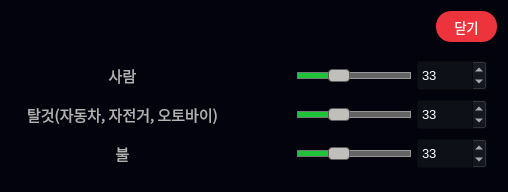
<?xml version="1.0" encoding="UTF-8"?>
<ui version="4.0">
 <class>object_setting</class>
 <widget class="QWidget" name="object_setting">
  <property name="windowModality">
   <enum>Qt::WindowModality::ApplicationModal</enum>
  </property>
  <property name="geometry">
   <rect>
    <x>0</x>
    <y>0</y>
    <width>508</width>
    <height>192</height>
   </rect>
  </property>
  <property name="sizePolicy">
   <sizepolicy hsizetype="Fixed" vsizetype="Fixed">
    <horstretch>0</horstretch>
    <verstretch>0</verstretch>
   </sizepolicy>
  </property>
  <property name="maximumSize">
   <size>
    <width>1260</width>
    <height>16777215</height>
   </size>
  </property>
  <property name="contextMenuPolicy">
   <enum>Qt::ContextMenuPolicy::NoContextMenu</enum>
  </property>
  <property name="windowTitle">
   <string notr="true">object_setting</string>
  </property>
  <property name="styleSheet">
   <string notr="true">background-color: rgb(3, 3, 13);</string>
  </property>
  <layout class="QHBoxLayout" name="horizontalLayout_5">
   <item>
    <layout class="QVBoxLayout" name="verticalLayout_2">
     <item>
      <layout class="QHBoxLayout" name="horizontalLayout_9">
       <item>
        <widget class="QLabel" name="top_logo">
         <property name="sizePolicy">
          <sizepolicy hsizetype="Fixed" vsizetype="Fixed">
           <horstretch>0</horstretch>
           <verstretch>0</verstretch>
          </sizepolicy>
         </property>
         <property name="minimumSize">
          <size>
           <width>202</width>
           <height>32</height>
          </size>
         </property>
         <property name="maximumSize">
          <size>
           <width>202</width>
           <height>32</height>
          </size>
         </property>
         <property name="font">
          <font>
           <family>Sans</family>
          </font>
         </property>
         <property name="text">
          <string/>
         </property>
         <property name="pixmap">
          <pixmap resource="../resourece.qrc">:/ui/ui/images/logo.png</pixmap>
         </property>
         <property name="scaledContents">
          <bool>true</bool>
         </property>
        </widget>
       </item>
       <item>
        <layout class="QHBoxLayout" name="horizontalLayout_6">
         <item>
          <spacer name="horizontalSpacer_3">
           <property name="orientation">
            <enum>Qt::Orientation::Horizontal</enum>
           </property>
           <property name="sizeHint" stdset="0">
            <size>
             <width>40</width>
             <height>20</height>
            </size>
           </property>
          </spacer>
         </item>
         <item>
          <widget class="QPushButton" name="shutdown_bnt">
           <property name="minimumSize">
            <size>
             <width>61</width>
             <height>31</height>
            </size>
           </property>
           <property name="maximumSize">
            <size>
             <width>61</width>
             <height>31</height>
            </size>
           </property>
           <property name="font">
            <font>
             <family>NanumSquareRound</family>
             <pointsize>10</pointsize>
             <bold>false</bold>
            </font>
           </property>
           <property name="cursor">
            <cursorShape>PointingHandCursor</cursorShape>
           </property>
           <property name="contextMenuPolicy">
            <enum>Qt::ContextMenuPolicy::NoContextMenu</enum>
           </property>
           <property name="styleSheet">
            <string notr="true">background-color: rgb(237, 51, 59);
color: rgb(255, 255, 255);
border-radius: 15px;
</string>
           </property>
           <property name="text">
            <string>닫기</string>
           </property>
          </widget>
         </item>
        </layout>
       </item>
      </layout>
     </item>
     <item>
      <widget class="QWidget" name="widget" native="true">
       <layout class="QHBoxLayout" name="horizontalLayout_4">
        <item>
         <layout class="QVBoxLayout" name="verticalLayout">
          <item>
           <layout class="QHBoxLayout" name="horizontalLayout">
            <item>
             <widget class="QLabel" name="person_label">
              <property name="minimumSize">
               <size>
                <width>203</width>
                <height>28</height>
               </size>
              </property>
              <property name="maximumSize">
               <size>
                <width>203</width>
                <height>28</height>
               </size>
              </property>
              <property name="font">
               <font>
                <family>Sans</family>
                <pointsize>11</pointsize>
               </font>
              </property>
              <property name="styleSheet">
               <string notr="true">color: rgb(179,179,179);
background-color: rgba(255, 255, 255, 0);</string>
              </property>
              <property name="text">
               <string>사람</string>
              </property>
              <property name="alignment">
               <set>Qt::AlignmentFlag::AlignCenter</set>
              </property>
             </widget>
            </item>
            <item>
             <widget class="QPushButton" name="person_active_bnt">
              <property name="minimumSize">
               <size>
                <width>61</width>
                <height>25</height>
               </size>
              </property>
              <property name="maximumSize">
               <size>
                <width>61</width>
                <height>25</height>
               </size>
              </property>
              <property name="styleSheet">
               <string notr="true">QPushButton {
    background-color: transparent;
    border: none;
    padding: 0px; /* 패딩도 0으로 설정 */
    outline: none;
}

/* hover, pressed 상태에도 아무 효과 없음 */
QPushButton:hover {
    background-color: transparent;
    border: none;
}

QPushButton:pressed {
    background-color: transparent;
    border: none;
}</string>
              </property>
              <property name="text">
               <string/>
              </property>
              <property name="icon">
               <iconset resource="../resourece.qrc">
                <normaloff>:/ui/ui/images/icon-switch-off.png</normaloff>
                <normalon>:/ui/ui/images/icon-switch-on.png</normalon>:/ui/ui/images/icon-switch-off.png</iconset>
              </property>
              <property name="iconSize">
               <size>
                <width>55</width>
                <height>103</height>
               </size>
              </property>
              <property name="checkable">
               <bool>true</bool>
              </property>
             </widget>
            </item>
            <item>
             <widget class="QSlider" name="person_conf_slider">
              <property name="sizePolicy">
               <sizepolicy hsizetype="Fixed" vsizetype="Expanding">
                <horstretch>0</horstretch>
                <verstretch>0</verstretch>
               </sizepolicy>
              </property>
              <property name="minimumSize">
               <size>
                <width>114</width>
                <height>31</height>
               </size>
              </property>
              <property name="maximumSize">
               <size>
                <width>16777215</width>
                <height>31</height>
               </size>
              </property>
              <property name="font">
               <font>
                <pointsize>11</pointsize>
               </font>
              </property>
              <property name="styleSheet">
               <string notr="true">QSlider::handle:horizontal {
    background-color: rgb(192, 191, 188);
    border: 1px solid #5c5c5c; /* 핸들의 테두리 */
    width: 20px; /* 핸들의 너비 */
    height: 5px; /* 핸들의 너비 */
     margin: -4px 0px; /* 핸들의 위, 아래 여백 */
    border-radius: 4px; /* 핸들의 모서리 둥글게 */
}

QSlider::groove:horizontal {
    border: 1px solid #999999;
    height: 5px; /* 슬라이더의 트랙 높이 */
    background: rgb(100, 100, 100); /* 슬라이더 트랙의 기본 색상 */
    border-radius: 4px;
    margin: 0px; /* 트랙의 여백을 없앰 */
}

QSlider::sub-page:horizontal {
    background: rgb(30, 195, 55); /* 게이지 색상 */
    border: 1px solid #777;
    height: 5px; /* 트랙과 동일한 높이로 설정 */
    border-radius: 4px;
    margin: 0px; /* 게이지 여백을 없앰 */
}
</string>
              </property>
              <property name="minimum">
               <number>0</number>
              </property>
              <property name="maximum">
               <number>100</number>
              </property>
              <property name="singleStep">
               <number>2</number>
              </property>
              <property name="value">
               <number>33</number>
              </property>
              <property name="tracking">
               <bool>false</bool>
              </property>
              <property name="orientation">
               <enum>Qt::Orientation::Horizontal</enum>
              </property>
             </widget>
            </item>
            <item>
             <widget class="QSpinBox" name="person_conf_value">
              <property name="sizePolicy">
               <sizepolicy hsizetype="Fixed" vsizetype="Fixed">
                <horstretch>0</horstretch>
                <verstretch>0</verstretch>
               </sizepolicy>
              </property>
              <property name="minimumSize">
               <size>
                <width>70</width>
                <height>31</height>
               </size>
              </property>
              <property name="maximumSize">
               <size>
                <width>16777215</width>
                <height>31</height>
               </size>
              </property>
              <property name="font">
               <font>
                <pointsize>10</pointsize>
               </font>
              </property>
              <property name="styleSheet">
               <string notr="true">
    QSpinBox {
        subcontrol-origin: padding;
        subcontrol-position: top right;
        background: rgb(13, 16, 23);
        color: rgb(255, 255, 255);

    }</string>
              </property>
              <property name="minimum">
               <number>1</number>
              </property>
              <property name="maximum">
               <number>100</number>
              </property>
              <property name="value">
               <number>33</number>
              </property>
             </widget>
            </item>
           </layout>
          </item>
          <item>
           <layout class="QHBoxLayout" name="horizontalLayout_2">
            <item>
             <widget class="QLabel" name="car_label">
              <property name="minimumSize">
               <size>
                <width>203</width>
                <height>28</height>
               </size>
              </property>
              <property name="maximumSize">
               <size>
                <width>203</width>
                <height>28</height>
               </size>
              </property>
              <property name="font">
               <font>
                <family>Sans</family>
                <pointsize>11</pointsize>
               </font>
              </property>
              <property name="styleSheet">
               <string notr="true">color: rgb(179,179,179);
background-color: rgba(255, 255, 255, 0);</string>
              </property>
              <property name="text">
               <string>탈것(자동차, 자전거, 오토바이)</string>
              </property>
              <property name="alignment">
               <set>Qt::AlignmentFlag::AlignCenter</set>
              </property>
             </widget>
            </item>
            <item>
             <widget class="QPushButton" name="car_active_bnt">
              <property name="minimumSize">
               <size>
                <width>61</width>
                <height>25</height>
               </size>
              </property>
              <property name="maximumSize">
               <size>
                <width>61</width>
                <height>25</height>
               </size>
              </property>
              <property name="contextMenuPolicy">
               <enum>Qt::ContextMenuPolicy::NoContextMenu</enum>
              </property>
              <property name="styleSheet">
               <string notr="true">QPushButton {
    background-color: transparent;
    border: none;
    padding: 0px; /* 패딩도 0으로 설정 */
    outline: none;
}

/* hover, pressed 상태에도 아무 효과 없음 */
QPushButton:hover {
    background-color: transparent;
    border: none;
}

QPushButton:pressed {
    background-color: transparent;
    border: none;
}</string>
              </property>
              <property name="text">
               <string/>
              </property>
              <property name="icon">
               <iconset resource="../resourece.qrc">
                <normaloff>:/ui/ui/images/icon-switch-off.png</normaloff>
                <normalon>:/ui/ui/images/icon-switch-on.png</normalon>:/ui/ui/images/icon-switch-off.png</iconset>
              </property>
              <property name="iconSize">
               <size>
                <width>55</width>
                <height>103</height>
               </size>
              </property>
              <property name="checkable">
               <bool>true</bool>
              </property>
             </widget>
            </item>
            <item>
             <widget class="QSlider" name="car_conf_slider">
              <property name="sizePolicy">
               <sizepolicy hsizetype="Fixed" vsizetype="Expanding">
                <horstretch>0</horstretch>
                <verstretch>0</verstretch>
               </sizepolicy>
              </property>
              <property name="minimumSize">
               <size>
                <width>114</width>
                <height>31</height>
               </size>
              </property>
              <property name="maximumSize">
               <size>
                <width>16777215</width>
                <height>31</height>
               </size>
              </property>
              <property name="font">
               <font>
                <pointsize>11</pointsize>
               </font>
              </property>
              <property name="styleSheet">
               <string notr="true">QSlider::handle:horizontal {
    background-color: rgb(192, 191, 188);
    border: 1px solid #5c5c5c; /* 핸들의 테두리 */
    width: 20px; /* 핸들의 너비 */
    height: 5px; /* 핸들의 너비 */
     margin: -4px 0px; /* 핸들의 위, 아래 여백 */
    border-radius: 4px; /* 핸들의 모서리 둥글게 */
}

QSlider::groove:horizontal {
    border: 1px solid #999999;
    height: 5px; /* 슬라이더의 트랙 높이 */
    background: rgb(100, 100, 100); /* 슬라이더 트랙의 기본 색상 */
    border-radius: 4px;
    margin: 0px; /* 트랙의 여백을 없앰 */
}

QSlider::sub-page:horizontal {
    background: rgb(30, 195, 55); /* 게이지 색상 */
    border: 1px solid #777;
    height: 5px; /* 트랙과 동일한 높이로 설정 */
    border-radius: 4px;
    margin: 0px; /* 게이지 여백을 없앰 */
}
</string>
              </property>
              <property name="minimum">
               <number>0</number>
              </property>
              <property name="maximum">
               <number>100</number>
              </property>
              <property name="singleStep">
               <number>2</number>
              </property>
              <property name="value">
               <number>33</number>
              </property>
              <property name="tracking">
               <bool>false</bool>
              </property>
              <property name="orientation">
               <enum>Qt::Orientation::Horizontal</enum>
              </property>
             </widget>
            </item>
            <item>
             <widget class="QSpinBox" name="car_conf_value">
              <property name="sizePolicy">
               <sizepolicy hsizetype="Fixed" vsizetype="Fixed">
                <horstretch>0</horstretch>
                <verstretch>0</verstretch>
               </sizepolicy>
              </property>
              <property name="minimumSize">
               <size>
                <width>70</width>
                <height>31</height>
               </size>
              </property>
              <property name="maximumSize">
               <size>
                <width>16777215</width>
                <height>31</height>
               </size>
              </property>
              <property name="font">
               <font>
                <pointsize>10</pointsize>
               </font>
              </property>
              <property name="styleSheet">
               <string notr="true">
    QSpinBox {
        subcontrol-origin: padding;
        subcontrol-position: top right;
        background: rgb(13, 16, 23);
        color: rgb(255, 255, 255);

    }</string>
              </property>
              <property name="minimum">
               <number>1</number>
              </property>
              <property name="maximum">
               <number>100</number>
              </property>
              <property name="value">
               <number>33</number>
              </property>
             </widget>
            </item>
           </layout>
          </item>
          <item>
           <layout class="QHBoxLayout" name="horizontalLayout_3">
            <item>
             <widget class="QLabel" name="fire_label">
              <property name="minimumSize">
               <size>
                <width>203</width>
                <height>28</height>
               </size>
              </property>
              <property name="maximumSize">
               <size>
                <width>203</width>
                <height>28</height>
               </size>
              </property>
              <property name="font">
               <font>
                <family>Sans</family>
                <pointsize>11</pointsize>
               </font>
              </property>
              <property name="styleSheet">
               <string notr="true">color: rgb(179,179,179);
background-color: rgba(255, 255, 255, 0);</string>
              </property>
              <property name="text">
               <string>불</string>
              </property>
              <property name="alignment">
               <set>Qt::AlignmentFlag::AlignCenter</set>
              </property>
             </widget>
            </item>
            <item>
             <widget class="QPushButton" name="fire_active_bnt">
              <property name="minimumSize">
               <size>
                <width>61</width>
                <height>25</height>
               </size>
              </property>
              <property name="maximumSize">
               <size>
                <width>61</width>
                <height>25</height>
               </size>
              </property>
              <property name="styleSheet">
               <string notr="true">QPushButton {
    background-color: transparent;
    border: none;
    padding: 0px; /* 패딩도 0으로 설정 */
    outline: none;
}

/* hover, pressed 상태에도 아무 효과 없음 */
QPushButton:hover {
    background-color: transparent;
    border: none;
}

QPushButton:pressed {
    background-color: transparent;
    border: none;
}</string>
              </property>
              <property name="text">
               <string/>
              </property>
              <property name="icon">
               <iconset resource="../resourece.qrc">
                <normaloff>:/ui/ui/images/icon-switch-off.png</normaloff>
                <normalon>:/ui/ui/images/icon-switch-on.png</normalon>:/ui/ui/images/icon-switch-off.png</iconset>
              </property>
              <property name="iconSize">
               <size>
                <width>55</width>
                <height>103</height>
               </size>
              </property>
              <property name="checkable">
               <bool>true</bool>
              </property>
             </widget>
            </item>
            <item>
             <widget class="QSlider" name="fire_conf_slider">
              <property name="sizePolicy">
               <sizepolicy hsizetype="Fixed" vsizetype="Expanding">
                <horstretch>0</horstretch>
                <verstretch>0</verstretch>
               </sizepolicy>
              </property>
              <property name="minimumSize">
               <size>
                <width>114</width>
                <height>31</height>
               </size>
              </property>
              <property name="maximumSize">
               <size>
                <width>16777215</width>
                <height>31</height>
               </size>
              </property>
              <property name="font">
               <font>
                <pointsize>11</pointsize>
               </font>
              </property>
              <property name="styleSheet">
               <string notr="true">QSlider::handle:horizontal {
    background-color: rgb(192, 191, 188);
    border: 1px solid #5c5c5c; /* 핸들의 테두리 */
    width: 20px; /* 핸들의 너비 */
    height: 5px; /* 핸들의 너비 */
     margin: -4px 0px; /* 핸들의 위, 아래 여백 */
    border-radius: 4px; /* 핸들의 모서리 둥글게 */
}

QSlider::groove:horizontal {
    border: 1px solid #999999;
    height: 5px; /* 슬라이더의 트랙 높이 */
    background: rgb(100, 100, 100); /* 슬라이더 트랙의 기본 색상 */
    border-radius: 4px;
    margin: 0px; /* 트랙의 여백을 없앰 */
}

QSlider::sub-page:horizontal {
    background: rgb(30, 195, 55); /* 게이지 색상 */
    border: 1px solid #777;
    height: 5px; /* 트랙과 동일한 높이로 설정 */
    border-radius: 4px;
    margin: 0px; /* 게이지 여백을 없앰 */
}
</string>
              </property>
              <property name="minimum">
               <number>0</number>
              </property>
              <property name="maximum">
               <number>100</number>
              </property>
              <property name="singleStep">
               <number>2</number>
              </property>
              <property name="value">
               <number>33</number>
              </property>
              <property name="tracking">
               <bool>false</bool>
              </property>
              <property name="orientation">
               <enum>Qt::Orientation::Horizontal</enum>
              </property>
             </widget>
            </item>
            <item>
             <widget class="QSpinBox" name="fire_conf_value">
              <property name="sizePolicy">
               <sizepolicy hsizetype="Fixed" vsizetype="Fixed">
                <horstretch>0</horstretch>
                <verstretch>0</verstretch>
               </sizepolicy>
              </property>
              <property name="minimumSize">
               <size>
                <width>70</width>
                <height>31</height>
               </size>
              </property>
              <property name="maximumSize">
               <size>
                <width>16777215</width>
                <height>31</height>
               </size>
              </property>
              <property name="font">
               <font>
                <pointsize>10</pointsize>
               </font>
              </property>
              <property name="styleSheet">
               <string notr="true">
    QSpinBox {
        subcontrol-origin: padding;
        subcontrol-position: top right;
        background: rgb(13, 16, 23);
        color: rgb(255, 255, 255);

    }</string>
              </property>
              <property name="minimum">
               <number>1</number>
              </property>
              <property name="maximum">
               <number>100</number>
              </property>
              <property name="value">
               <number>33</number>
              </property>
             </widget>
            </item>
           </layout>
          </item>
         </layout>
        </item>
       </layout>
      </widget>
     </item>
    </layout>
   </item>
  </layout>
 </widget>
 <resources>
  <include location="../resourece.qrc"/>
 </resources>
 <connections/>
</ui>
